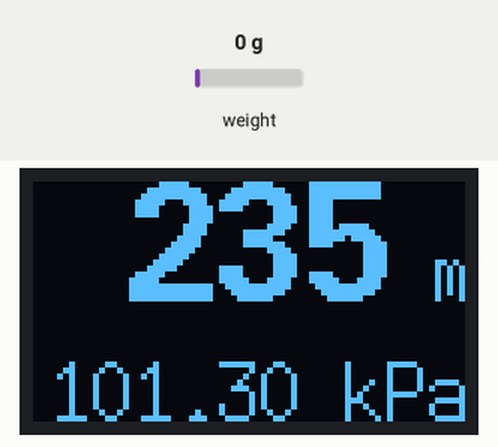
Recording of a sketch running on a simulated ESP32-C3. On the bench: 72×40 one-colour display. Inputs (shaded band) come from the test bench; at power-on: weight on the scale 0 g. WiFi joins after 1.5 s; servers stay silent unless stated; the local clock reads 2024-03-15 10:24:30 at power-on unless the sketch sets it; no MQTT or app messages arrive unless stated; what the sketch prints to the serial monitor is not drawn.

Above: at 6.1 s.

The sketch:

Display_Pressure_Kpa_values.ino
```cpp
#include <Arduino.h>
#include <U8g2lib.h>
#include <Wire.h>
#include <PubSubClient.h>
#include <WiFi.h>
#include <WiFiClientSecure.h>
#include <time.h>
#include <FS.h>
#include <ArduinoJson.h>
#include <HX711_ADC.h>

// WiFi credentials
const char* ssid = "<YOUR_SSID>";
const char* password = "<YOUR_WIFI_PASSWORD>";

// HiveMQ Cluster info
const char* mqtt_server = "<YOUR_MQTT_BROKER_URL>";
const char* mqtt_user = "<YOUR_MQTT_USER>";
const char* mqtt_pass = "<YOUR_MQTT_PASS>";
const int reconnect_delay = 5000;
const int status_delay = 60000;

// NTP - Timezone stuff
const char* ntpServer = "pool.ntp.org";
const long gmtOffset_sec = 3600;  // Europe/Berlin is UTC+1
const int daylightOffset_sec = 3600;

// --------------------
// Pin definitions
// --------------------
#define OLED_SDA 5
#define OLED_SCL 6
#define HX_DOUT 7
#define HX_SCK 8

// --------------------
// OLED setup
// --------------------
U8G2_SSD1306_72X40_ER_F_HW_I2C oled(U8G2_R0, U8X8_PIN_NONE);

// --------------------
// HX710B setup
// --------------------
// Sensors
const char* sensorKeys[] = {"pressure", "altitude"};
const size_t sensorCount = sizeof(sensorKeys) / sizeof(sensorKeys[0]);
HX711_ADC hxSensor(HX_DOUT, HX_SCK);

// --------------------
// Variables
// --------------------
unsigned long previousMillis = 0;
const unsigned long interval = 5000; // update every 5s
float rawZero = 0.0;                     // baseline at 235 m
const float P0 = 101.3;               // sea-level reference in kPa
const float currentAltitudeSLM = 235; // meters

// Topics
char registerTopic[64];
String statusTopic;

// CA certificate chain
const char* ca_cert = \
"-----BEGIN CERTIFICATE-----\n" \
"MIIFGTCCBAGgAwIBAgISBtYpojzbu6YILpLtnYRbYbC/MA0GCSqGSIb3DQEBCwUA\n" \
"MDMxCzAJBgNVBAYTAlVTMRYwFAYDVQQKEw1MZXQncyBFbmNyeXB0MQwwCgYDVQQD\n" \
"EwNSMTIwHhcNMjUxMDAzMDQ0NzMyWhcNMjYwMTAxMDQ0NzMxWjAfMR0wGwYDVQQD\n" \
"DBQqLnMyLmV1LmhpdmVtcS5jbG91ZDCCASIwDQYJKoZIhvcNAQEBBQADggEPADCC\n" \
"AQoCggEBAMSjskkjT3lienCFm5ptT7HN1Zi/2CviuTWY9hpTiSWjCqKW+stAPFe8\n" \
"MmDNJGoiHuHxn3S8UisKBa0l3vILJmjpIHVO9+DsHjhgj2lN1tGYyKmc0c4aU/BW\n" \
"Pc4/DZaWaVf0Bm25mAjsumHwIsaWddC/S9YO+AjvTOhrn+9Og34PRNTuDeSMFkK9\n" \
"YmL9Yb3a9bUx5W5Y9A3BVbvp2GidESD7Ih7d5X5XaYVxrsNaSBKbr+tQ9dtX7q2a\n" \
"kA96J1sNaEN3lISWFCP5yqqzUsq2A872HJHczp54rf5QriagM5hXWLxJsh75lsEu\n" \
"xxjhGCojmI7VpK3yurIhLNqapP8zjWkCAwEAAaOCAjkwggI1MA4GA1UdDwEB/wQE\n" \
"AwIFoDAdBgNVHSUEFjAUBggrBgEFBQcDAQYIKwYBBQUHAwIwDAYDVR0TAQH/BAIw\n" \
"ADAdBgNVHQ4EFgQUlL6goqpL++sQlIGTQXv8bP6Ck94wHwYDVR0jBBgwFoAUALUp\n" \
"8i2ObzHom0yteD763OkM0dIwMwYIKwYBBQUHAQEEJzAlMCMGCCsGAQUFBzAChhdo\n" \
"dHRwOi8vcjEyLmkubGVuY3Iub3JnLzAzBgNVHREELDAqghQqLnMyLmV1LmhpdmVt\n" \
"cS5jbG91ZIISczIuZXUuaGl2ZW1xLmNsb3VkMBMGA1UdIAQMMAowCAYGZ4EMAQIB\n" \
"MC4GA1UdHwQnMCUwI6AhoB+GHWh0dHA6Ly9yMTIuYy5sZW5jci5vcmcvNjQuY3Js\n" \
"MIIBBQYKKwYBBAHWeQIEAgSB9gSB8wDxAHcA7TxL1ugGwqSiAFfbyyTiOAHfUS/t\n" \
"xIbFcA8g3bc+P+AAAAGZqJseDwAABAMASDBGAiEAg50XZlV6D3C3FdsuQI8FohyU\n" \
"PQC3evkoSldjh9d5ZekCIQCRgIKVL7YcO7ZBYKGX2QZiNqKnLYqWTyjSU/nw3W2r\n" \
"sgB2AJaXZL9VWJet90OHaDcIQnfp8DrV9qTzNm5GpD8PyqnGAAABmaibHjwAAAQD\n" \
"AEcwRQIgVXSzlK9rN5heWgdUi9mGGy9dtfajc/rcLIvzzuPpbhYCIQDoO2nKM4pz\n" \
"ftKfqY1LwdNrwYbwUMVNbdLezn8GVJOR6jANBgkqhkiG9w0BAQsFAAOCAQEAmcgt\n" \
"6VWtVR32eHscRuDHmUiXuAho0RCsGbxD0j9/l3bYBna/qLYtr3ArbHGrvkQcCurZ\n" \
"0jS2RHANhVgnm5PjfAR4ovKkzIJy1PY7Y71MLqtCwSUAtLuKuhpYtnwhu4iI2F7H\n" \
"0IPQAR0MLfEUrjmV+MEBEpK6yT9CUjtuSVEXJQr6Kzyz+Lyfmjyv01K8HkIGj3mk\n" \
"ArZnsN0cfjSC5K2GiIQu6pFFrBXhcpvBxaipQ5DI2AUZVsI9CGx34Igpj/8WjE8D\n" \
"Rt2FVBvNXMPw13Gcrf9AayJdkhjVBGMUciFAiCh4J6qvbrQ3qd1G65Hqsb6l32f6\n" \
"g2AWh3WXA9kSs4jUXg==\n" \
"-----END CERTIFICATE-----\n" \
"-----BEGIN CERTIFICATE-----\n" \
"MIIFBjCCAu6gAwIBAgIRAMISMktwqbSRcdxA9+KFJjwwDQYJKoZIhvcNAQELBQAw\n" \
"TzELMAkGA1UEBhMCVVMxKTAnBgNVBAoTIEludGVybmV0IFNlY3VyaXR5IFJlc2Vh\n" \
"cmNoIEdyb3VwMRUwEwYDVQQDEwxJU1JHIFJvb3QgWDEwHhcNMjQwMzEzMDAwMDAw\n" \
"WhcNMjcwMzEyMjM1OTU5WjAzMQswCQYDVQQGEwJVUzEWMBQGA1UEChMNTGV0J3Mg\n" \
"RW5jcnlwdDEMMAoGA1UEAxMDUjEyMIIBIjANBgkqhkiG9w0BAQEFAAOCAQ8AMIIB\n" \
"CgKCAQEA2pgodK2+lP474B7i5Ut1qywSf+2nAzJ+Npfs6DGPpRONC5kuHs0BUT1M\n" \
"5ShuCVUxqqUiXXL0LQfCTUA83wEjuXg39RplMjTmhnGdBO+ECFu9AhqZ66YBAJpz\n" \
"kG2Pogeg0JfT2kVhgTU9FPnEwF9q3AuWGrCf4yrqvSrWmMebcas7dA8827JgvlpL\n" \
"Thjp2ypzXIlhZZ7+7Tymy05v5J75AEaz/xlNKmOzjmbGGIVwx1Blbzt05UiDDwhY\n" \
"XS0jnV6j/ujbAKHS9OMZTfLuevYnnuXNnC2i8n+cF63vEzc50bTILEHWhsDp7CH4\n" \
"WRt/uTp8n1wBnWIEwii9Cq08yhDsGwIDAQABo4H4MIH1MA4GA1UdDwEB/wQEAwIB\n" \
"hjAdBgNVHSUEFjAUBggrBgEFBQcDAgYIKwYBBQUHAwEwEgYDVR0TAQH/BAgwBgEB\n" \
"/wIBADAdBgNVHQ4EFgQUALUp8i2ObzHom0yteD763OkM0dIwHwYDVR0jBBgwFoAU\n" \
"ebRZ5nu25eQBc4AIiMgaWPbpm24wMgYIKwYBBQUHAQEEJjAkMCIGCCsGAQUFBzAC\n" \
"hhZodHRwOi8veDEuaS5sZW5jci5vcmcvMBMGA1UdIAQMMAowCAYGZ4EMAQIBMCcG\n" \
"A1UdHwQgMB4wHKAaoBiGFmh0dHA6Ly94MS5jLmxlbmNyLm9yZy8wDQYJKoZIhvcN\n" \
"AQELBQADggIBAI910AnPanZIZTKS3rVEyIV29BWEjAK/duuz8eL5boSoVpHhkkv3\n" \
"4eoAeEiPdZLj5EZ7G2ArIK+gzhTlRQ1q4FKGpPPaFBSpqV/xbUb5UlAXQOnkHn3m\n" \
"FVj+qYv87/WeY+Bm4sN3Ox8BhyaU7UAQ3LeZ7N1X01xxQe4wIAAE3JVLUCiHmZL+\n" \
"qoCUtgYIFPgcg350QMUIWgxPXNGEncT921ne7nluI02V8pLUmClqXOsCwULw+PVO\n" \
"ZCB7qOMxxMBoCUeL2Ll4oMpOSr5pJCpLN3tRA2s6P1KLs9TSrVhOk+7LX28NMUlI\n" \
"usQ/nxLJID0RhAeFtPjyOCOscQBA53+NRjSCak7P4A5jX7ppmkcJECL+S0i3kXVU\n" \
"y5Me5BbrU8973jZNv/ax6+ZK6TM8jWmimL6of6OrX7ZU6E2WqazzsFrLG3o2kySb\n" \
"zlhSgJ81Cl4tv3SbYiYXnJExKQvzf83DYotox3f0fwv7xln1A2ZLplCb0O+l/AK0\n" \
"YE0DS2FPxSAHi0iwMfW2nNHJrXcY3LLHD77gRgje4Eveubi2xxa+Nmk/hmhLdIET\n" \
"iVDFanoCrMVIpQ59XWHkzdFmoHXHBV7oibVjGSO7ULSQ7MJ1Nz51phuDJSgAIU7A\n" \
"0zrLnOrAj/dfrlEWRhCvAgbuwLZX1A2sjNjXoPOHbsPiy+lO1KF8/XY7\n" \
"-----END CERTIFICATE-----\n";

// SSL stuff
WiFiClientSecure espClient;
PubSubClient client(espClient);

unsigned long lastMsg = 0;
#define MSG_BUFFER_SIZE 500
char msg[MSG_BUFFER_SIZE];
int value = 0;

String deviceId;

// Returns a device ID based on the Wi-Fi MAC address
String getChipId() {
    // Ensure Wi-Fi is initialized
    if (WiFi.getMode() == WIFI_MODE_NULL) {
        WiFi.mode(WIFI_MODE_STA);
        delay(10);
    }

    uint8_t mac[6];
    WiFi.macAddress(mac);

    // Take only the last 3 bytes of MAC
    char buf[7]; // 6 hex digits + null
    sprintf(buf, "%02x%02x%02x", mac[3], mac[4], mac[5]); // lowercase hex

    return String("esp32c3-") + String(buf);
}

void publishStatus() {
  // Create alive JSON status
  StaticJsonDocument<500> status;
  status["id"] = deviceId;
  status["status"] = "up";
  status["ip"] = WiFi.localIP().toString();
  status["uptime"] = getAliveSeconds();       // seconds since boot
  status["timestamp"] = currentTimestamp();

  JsonObject sensorsData = status.createNestedObject("sensors_data");
  float pressure = getPressure();
  float altitude = getAltitude(pressure);

  for (size_t i = 0; i < sensorCount; i++) {
    const char* key = sensorKeys[i];

    if (strcmp(key, "pressure") == 0) {
      sensorsData[key] = isnan(pressure) ? 0 : pressure;
    }
    else if (strcmp(key, "altitude") == 0) {
      sensorsData[key] = isnan(altitude) ? 0 : altitude;
    }
  }

  printOnDisplay(pressure, altitude);

  char buf[512];
  serializeJson(status, buf);

  // Publish to device-specific status topic
  if (client.publish(statusTopic.c_str(), buf, false)) { // retained
    Serial.printf("[%s] Up status sent\n", deviceId.c_str());
  } else {
    Serial.printf("[%s] Failed to send up status\n", deviceId.c_str());
  }

}

// --------------------
// Function to get pressure in kPa
// --------------------
float getPressure() {
    // Take multiple readings to smooth out noise
    const int N = 10;      // number of readings to average
    float sumRaw = 0;

    for (int i = 0; i < N; i++) {
        hxSensor.update();
        sumRaw += hxSensor.getData();
        delay(10);          // small delay between reads
    }

    float avgRaw = sumRaw / N;
    float delta = avgRaw - rawZero;

    const float SCALE = 40.0 / 8388607.0; // kPa per count
    float pressure_kPa = P0 + delta * SCALE;

    return pressure_kPa;
}

// --------------------
// Function to get altitude in meters
// --------------------
float getAltitude(float pressure) {
    float altitude = 44330.0 * (1.0 - pow(pressure / P0, 0.1903));
    altitude += currentAltitudeSLM; // adjust for your elevation
    return altitude;
}

unsigned long getAliveSeconds() {
  return millis() / 1000; // millis() returns ms since boot
}

void printOnDisplay(float pressure, float altitude) {
        // Serial output
        Serial.print("Altitude: ");
        Serial.print(altitude, 7);
        Serial.print(" m | Pressure: ");
        Serial.print(pressure, 7);
        Serial.println(" kPa");

        // Display on OLED (same as your code, using altitude and pressure)
        oled.clearBuffer();

        // Altitude line
        char bufAlt[10];
        sprintf(bufAlt, "%d", (int)round(altitude));
        oled.setFont(u8g2_font_fub20_tr);
        int wNum = oled.getStrWidth(bufAlt);
        oled.setFont(u8g2_font_7x14_tr);
        int wUnit = oled.getStrWidth(" m");
        int xpos1 = oled.getDisplayWidth() - (wNum + wUnit);
        if (xpos1 < 0) xpos1 = 0;
        oled.setFont(u8g2_font_fub20_tr);
        oled.setCursor(xpos1, 20);
        oled.print(bufAlt);
        oled.setFont(u8g2_font_7x14_tr);
        oled.setCursor(xpos1 + wNum, 20);
        oled.print(" m");

        // Pressure line
        char bufP[16];
        sprintf(bufP, "%.2f kPa", pressure);
        oled.setFont(u8g2_font_7x14_tr);
        int wP = oled.getStrWidth(bufP);
        int xpos2 = oled.getDisplayWidth() - wP;
        if (xpos2 < 0) xpos2 = 0;
        oled.setCursor(xpos2, 40);
        oled.print(bufP);

        oled.sendBuffer();
}

String currentTimestamp() {
    struct tm timeinfo;

    // getLocalTime returns false if time not set yet
    if (!getLocalTime(&timeinfo)) {
        return "Time not set";
    }

    char timestamp[26];
    strftime(timestamp, sizeof(timestamp), "%Y-%m-%d %H:%M:%S", &timeinfo);

    return String(timestamp);
}

// Publish device registration
void publishRegistration() {
  StaticJsonDocument<200> reg;
  reg["model"] = "ESP32 C3 OLED";
  reg["id"]    = deviceId;
  reg["ip"]    = WiFi.localIP().toString();

  // Nested JSON array from global array
  JsonArray sensors = reg.createNestedArray("sensors");
  for (size_t i = 0; i < sensorCount; i++) {
    sensors.add(sensorKeys[i]);
  }

  char buf[256];
  serializeJson(reg, buf);

  snprintf(registerTopic, sizeof(registerTopic), "devices/%s/register", deviceId.c_str());

  if (client.publish(registerTopic, buf, true)) {
    Serial.printf("[%s] Registration sent successfully\n", deviceId.c_str());
  } else {
    Serial.printf("[%s] Failed to send registration\n", deviceId.c_str());
  }
}

// ====== SETUP ======
void setup_wifi() {
  Serial.print("Connecting to ");
  Serial.println(ssid);

  WiFi.mode(WIFI_STA);
  WiFi.begin(ssid, password);

  while (WiFi.status() != WL_CONNECTED) {
    delay(500);
    Serial.print(".");
  }

  espClient.setCACert(ca_cert);

  Serial.println("\nWiFi connected");
  Serial.print("IP address: ");
  Serial.println(WiFi.localIP());
}

void callback(char* topic, byte* payload, unsigned int length) {
  // Convert payload to String
  String message;
  for (unsigned int i = 0; i < length; i++) {
    message += (char)payload[i];
  }
  message.trim();  // remove whitespace/newlines

  Serial.print("Message arrived [");
  Serial.print(topic);
  Serial.print("]: ");
  Serial.println(message);

  publishStatus();
}

void reconnect() {
  while (!client.connected()) {
    Serial.print("Attempting MQTT connection...");
    String clientId = "Wemos-" + deviceId;
    if (client.connect(clientId.c_str(), mqtt_user, mqtt_pass)) {
      Serial.println("connected");

      // Publish registration after connecting
      publishRegistration();

      // Publish first status after connecting
      publishStatus();

    } else {
      Serial.print("failed, rc=");
      Serial.print(client.state());
      Serial.printf(" try again in %s seconds", (reconnect_delay / 1000));
      delay(reconnect_delay);
    }
  }
}

void setup() {
  Serial.begin(115200);
  Serial.println("ESP32-C3 Serial OK");

  deviceId = getChipId();
  Serial.print("Device ID: ");
  Serial.println(deviceId);

  Wire.begin(OLED_SDA, OLED_SCL);
  oled.begin();
  oled.clearBuffer();

  // Initialize HX710B
  Serial.println("Initializing HX710B...");
  hxSensor.begin();
  hxSensor.start(2000); // auto-zero for 2 sec
  hxSensor.setCalFactor(1.0);

  // Read baseline raw value
  delay(2000);
  hxSensor.update();
  rawZero = hxSensor.getData();
  Serial.printf("Baseline raw value (%d m): ", (int)currentAltitudeSLM);
  Serial.println(rawZero);
  Serial.println("HX710B ready!");

  statusTopic = "devices/" + deviceId + "/status";

  setup_wifi();
  configTime(gmtOffset_sec, daylightOffset_sec, ntpServer);

  client.setServer(mqtt_server, 8883);
  client.setCallback(callback);
}

void loop() {
  if (!client.connected()) reconnect();
  client.loop();

    static unsigned long lastAlive = 0;
    unsigned long now = millis();
    if (now - lastMsg > status_delay) {  // every <status_delay> seconds
    lastMsg = now;

    publishStatus();
  }
}
```
